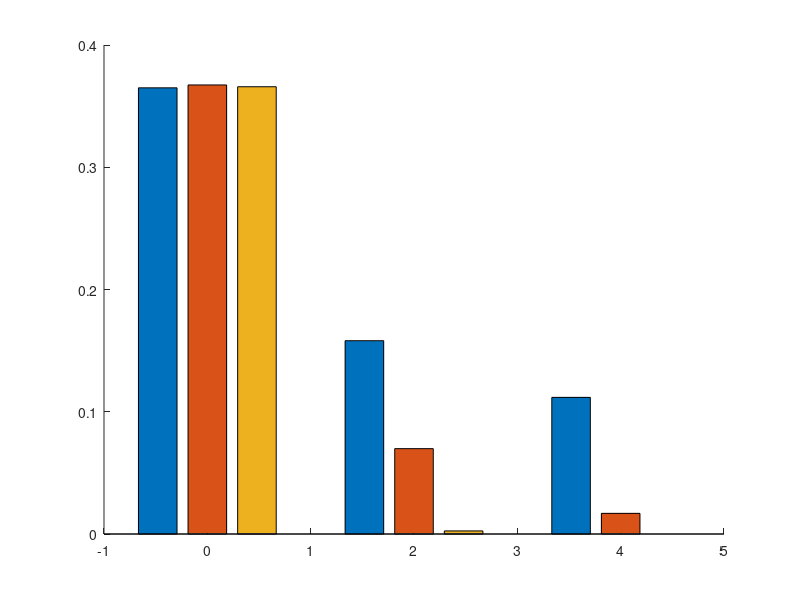

This figure's MATLAB source: (Note: this script raises an error after producing the figure.)
% =========================================================================
% Entropic Collapse Visualization on the Bethe Lattice
%
% This script demonstrates that on the Bethe Lattice, the distribution of
% extreme first-passage times is NOT universal. As distance d increases,
% the survival probability drops to zero instantly, demonstrating the 
% "entropic collapse" caused by the massive weight of longer paths.
% =========================================================================
clear; clc; close all;

%% 1. PARAMETERS
% -------------------------------------------------------------------------
z = 3;                  % Coordination number
lambda_val = 1.0;       % Fixed scaling parameter (N*p_d = lambda)
num_trials = 100000;    % Monte Carlo iterations for smooth probabilities
d_values = [5,10,30]; % Distances to compare

% For a Bethe lattice, detours only occur in pairs (k = 0, 2, 4, 6...)
max_k = 5; 
k_vals = 0:2:max_k; 

% Matrix to hold the bar chart data: rows = k values, cols = [d=5, d=30, d=50]
bar_data = zeros(length(k_vals), 3);

%% 2. SIMULATION & PROBABILITY CALCULATION
% -------------------------------------------------------------------------
for i = 1:length(d_values)
    d = d_values(i);
    
    % q is the probability weight for a detour pair relative to shortest path
    q = (z - 2) / (z * (z - 1));
    
    % We consider paths up to a sufficiently large excess time
    m_vals = 0:(max_k/2 + 5); 
    
    % Expected number of particles arriving at d+2m is N * p_{d+2m}.
    % From the paper's formalism, this is approximately lambda * (q*d)^m / m!
    lambdas = lambda_val * ((q * d).^m_vals) ./ factorial(m_vals);
    
    % Generate Arrivals using Poisson distribution
    counts = poissrnd(repmat(lambdas, num_trials, 1));
    
    % Find Extreme First-Passage Time for each trial
    excess_times = zeros(num_trials, 1);
    for trial = 1:num_trials
        idx = find(counts(trial,:) > 0, 1, 'first');
        if ~isempty(idx)
            excess_times(trial) = 2 * m_vals(idx); % Convert back to k
        else
            excess_times(trial) = Inf; 
        end
    end
    
    % Calculate empirical P(T_N > d+k)
    for idx_k = 1:length(k_vals)
        k = k_vals(idx_k);
        % Survival probability is the fraction of trials where the minimum 
        % arrival time is STRICTLY GREATER than d+k
        bar_data(idx_k, i) = sum(excess_times > k) / num_trials;
    end
end

%% 3. PLOTTING THE GROUPED BAR CHART
% -------------------------------------------------------------------------
fig = figure('Color', 'w', 'Position', [100, 100, 800, 500]);
hold on;

% Create grouped bars
b = bar(k_vals, bar_data, 'grouped', 'EdgeColor', 'k', 'LineWidth', 0.7);

% Style the bars for high contrast
b(1).FaceColor = '#0072BD'; % Blue for d=5
b(2).FaceColor = '#D95319'; % Orange for d=30
b(3).FaceColor = '#7E2F8E'; % Purple for d=50

% --- Formatting ---
title('Entropic Collapse of Extreme First-Passage Distributions (Bethe Lattice)');
xlabel('Delay steps beyond shortest path ($k$)', 'Interpreter', 'latex');
ylabel('Survival Probability $\mathbb{P}(T_N > d+k)$', 'Interpreter', 'latex');
legend({'Distance $d=5$', 'Distance $d=30$', 'Distance $d=50$'}, ...
       'Location', 'northeast', 'Interpreter', 'latex');
grid on;
set(gca, 'FontSize', 12);
xlim([-1, max_k+1]);
ylim([0, max(b)]);

% Ensure x-ticks only show the valid even values
xticks(k_vals);

hold off;
